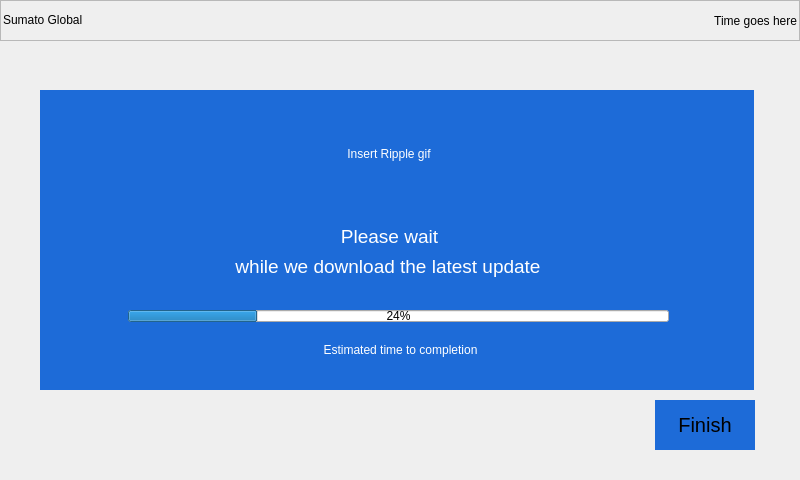
<?xml version="1.0" encoding="UTF-8"?>
<ui version="4.0">
 <class>downloadingWidget</class>
 <widget class="QWidget" name="downloadingWidget">
  <property name="geometry">
   <rect>
    <x>0</x>
    <y>0</y>
    <width>800</width>
    <height>480</height>
   </rect>
  </property>
  <property name="windowTitle">
   <string>Form</string>
  </property>
  <widget class="QFrame" name="topFrame">
   <property name="geometry">
    <rect>
     <x>0</x>
     <y>0</y>
     <width>800</width>
     <height>41</height>
    </rect>
   </property>
   <property name="frameShape">
    <enum>QFrame::StyledPanel</enum>
   </property>
   <property name="frameShadow">
    <enum>QFrame::Raised</enum>
   </property>
   <widget class="QLabel" name="companyLabel">
    <property name="geometry">
     <rect>
      <x>3</x>
      <y>3</y>
      <width>179</width>
      <height>33</height>
     </rect>
    </property>
    <property name="text">
     <string>Sumato Global</string>
    </property>
   </widget>
   <widget class="QLabel" name="timeLabel">
    <property name="geometry">
     <rect>
      <x>349</x>
      <y>4</y>
      <width>448</width>
      <height>33</height>
     </rect>
    </property>
    <property name="text">
     <string>Time goes here</string>
    </property>
    <property name="alignment">
     <set>Qt::AlignRight|Qt::AlignTrailing|Qt::AlignVCenter</set>
    </property>
   </widget>
  </widget>
  <widget class="QLabel" name="downloadLabel">
   <property name="geometry">
    <rect>
     <x>40</x>
     <y>90</y>
     <width>714</width>
     <height>300</height>
    </rect>
   </property>
   <property name="styleSheet">
    <string notr="true">background-color: #1d6bd8</string>
   </property>
   <property name="alignment">
    <set>Qt::AlignCenter</set>
   </property>
  </widget>
  <widget class="QToolButton" name="finishButton">
   <property name="geometry">
    <rect>
     <x>655</x>
     <y>400</y>
     <width>100</width>
     <height>50</height>
    </rect>
   </property>
   <property name="font">
    <font>
     <pointsize>15</pointsize>
    </font>
   </property>
   <property name="styleSheet">
    <string notr="true">background-color: #1d6bd8; border: none</string>
   </property>
   <property name="text">
    <string>Finish</string>
   </property>
  </widget>
  <widget class="QLabel" name="background">
   <property name="geometry">
    <rect>
     <x>0</x>
     <y>40</y>
     <width>800</width>
     <height>439</height>
    </rect>
   </property>
   <property name="text">
    <string/>
   </property>
   <property name="pixmap">
    <pixmap resource="icons.qrc">:/uiBG.png</pixmap>
   </property>
  </widget>
  <widget class="QLabel" name="textLabel">
   <property name="geometry">
    <rect>
     <x>340</x>
     <y>220</y>
     <width>99</width>
     <height>34</height>
    </rect>
   </property>
   <property name="text">
    <string>&lt;html&gt;&lt;head/&gt;&lt;body&gt;&lt;p&gt;&lt;span style=&quot; font-size:14pt; color:#ffffff;&quot;&gt;Please wait&lt;/span&gt;&lt;/p&gt;&lt;/body&gt;&lt;/html&gt;</string>
   </property>
   <property name="alignment">
    <set>Qt::AlignCenter</set>
   </property>
  </widget>
  <widget class="QLabel" name="textLabel_2">
   <property name="geometry">
    <rect>
     <x>230</x>
     <y>250</y>
     <width>316</width>
     <height>34</height>
    </rect>
   </property>
   <property name="text">
    <string>&lt;html&gt;&lt;head/&gt;&lt;body&gt;&lt;p&gt;&lt;span style=&quot; font-size:14pt; color:#ffffff;&quot;&gt;while we download the latest update&lt;/span&gt;&lt;/p&gt;&lt;/body&gt;&lt;/html&gt;</string>
   </property>
   <property name="alignment">
    <set>Qt::AlignCenter</set>
   </property>
  </widget>
  <widget class="QProgressBar" name="progressBar">
   <property name="geometry">
    <rect>
     <x>128</x>
     <y>310</y>
     <width>541</width>
     <height>12</height>
    </rect>
   </property>
   <property name="value">
    <number>24</number>
   </property>
  </widget>
  <widget class="QLabel" name="etaLabel">
   <property name="geometry">
    <rect>
     <x>176</x>
     <y>340</y>
     <width>449</width>
     <height>20</height>
    </rect>
   </property>
   <property name="text">
    <string>&lt;html&gt;&lt;head/&gt;&lt;body&gt;&lt;p&gt;&lt;span style=&quot; color:#ffffff;&quot;&gt;Estimated time to completion&lt;/span&gt;&lt;/p&gt;&lt;/body&gt;&lt;/html&gt;</string>
   </property>
   <property name="alignment">
    <set>Qt::AlignCenter</set>
   </property>
  </widget>
  <widget class="QLabel" name="rippleLabel">
   <property name="geometry">
    <rect>
     <x>330</x>
     <y>116</y>
     <width>118</width>
     <height>77</height>
    </rect>
   </property>
   <property name="text">
    <string>&lt;html&gt;&lt;head/&gt;&lt;body&gt;&lt;p&gt;&lt;span style=&quot; color:#ffffff;&quot;&gt;Insert Ripple gif&lt;/span&gt;&lt;/p&gt;&lt;/body&gt;&lt;/html&gt;</string>
   </property>
   <property name="alignment">
    <set>Qt::AlignCenter</set>
   </property>
  </widget>
  <zorder>background</zorder>
  <zorder>topFrame</zorder>
  <zorder>downloadLabel</zorder>
  <zorder>finishButton</zorder>
  <zorder>textLabel</zorder>
  <zorder>textLabel_2</zorder>
  <zorder>progressBar</zorder>
  <zorder>etaLabel</zorder>
  <zorder>rippleLabel</zorder>
 </widget>
 <resources>
  <include location="icons.qrc"/>
 </resources>
 <connections/>
</ui>
